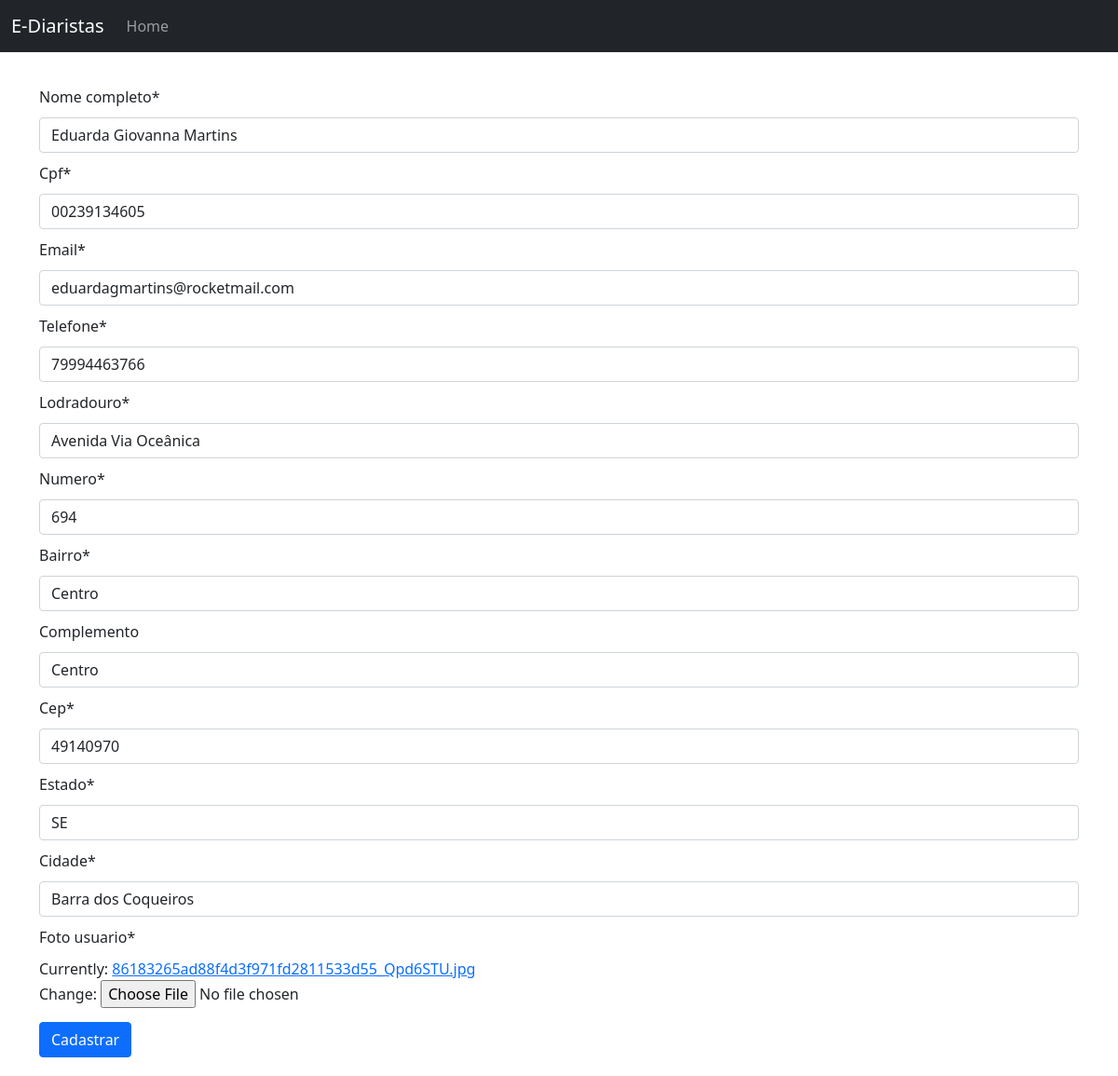
Screenshot of /web/editar_diarista/5 with the database file from the repository.
### web/models.py (models this page shows)
class Diarista(models.Model):
    nome_completo = models.CharField(max_length=100, null=False, blank=False)
    cpf = models.CharField(max_length=11, null=False, blank=False, unique=True)
    email = models.EmailField(null=False, blank=False, unique=True)
    telefone = models.CharField(max_length=11, null=False, blank=False)
    lodradouro = models.CharField(max_length=60, null=False, blank=False)
    numero = models.IntegerField(null=False, blank=False)
    bairro = models.CharField(max_length=30, null=False, blank=False)
    complemento = models.CharField(max_length=100, null=False, blank=True)
    cep = models.CharField(max_length=8, null=False, blank=False)
    estado = models.CharField(max_length=2, null=False, blank=False)
    cidade = models.CharField(max_length=30, null=False, blank=False)
    codigo_ibge = models.IntegerField(null=False, blank=False)
    foto_usuario = models.ImageField(null=False)

### web/views.py (the view)
# urls.py: path('editar_diarista/<int:diarista_id>', editar_diarista, name='editar_diarista'),
def editar_diarista(request, diarista_id):
    diarista = Diarista.objects.get(id=diarista_id)
    if request.method == 'POST':
        form_diarista = diarista_form.DiaristaForm(request.POST or None, request.FILES, instance=diarista)
        if form_diarista.is_valid():
            form_diarista.save()
            return redirect('listar_diaristas')
    else:
        form_diarista = diarista_form.DiaristaForm(instance=diarista)
    return render(request, 'form_diarista.html', {'form_diarista': form_diarista})

### web/forms/diarista_form.py (shortened to what this page needs)
class DiaristaForm(forms.ModelForm):
    cpf = forms.CharField(widget=forms.TextInput(attrs={'data-mask': "000.000.000-00"}))
    cep = forms.CharField(widget=forms.TextInput(attrs={'data-mask': "00000-000"}))
    telefone = forms.CharField(widget=forms.TextInput(attrs={'data-mask': "(00) 00000-0000"}))
    class Meta:
        model = Diarista
        exclude = ('codigo_ibge', )

### web/templates/form_diarista.html (shortened to what this page needs)
{% extends "base.html" %}
{% load crispy_forms_tags %}
{% block conteudo %}
    <form method="post" enctype="multipart/form-data">
        {{form_diarista | crispy}}
        <button type="submit" class="btn btn-primary" style="margin-top: 15px; margin-bottom: 20px">Cadastrar</button>
    </form>
{% endblock conteudo %}

### web/templates/base.html (style rules this page uses)
label { margin: 10px auto }

### rows the page displays
Diarista: nome_completo "Eduarda Giovanna Martins", cpf "00239134605", email "eduardagmartins@rocketmail.com", telefone "79994463766", lodradouro "Avenida Via Oceânica", numero "694", bairro "Centro", complemento "Centro", cep "49140970", estado "SE", cidade "Barra dos Coqueiros"
